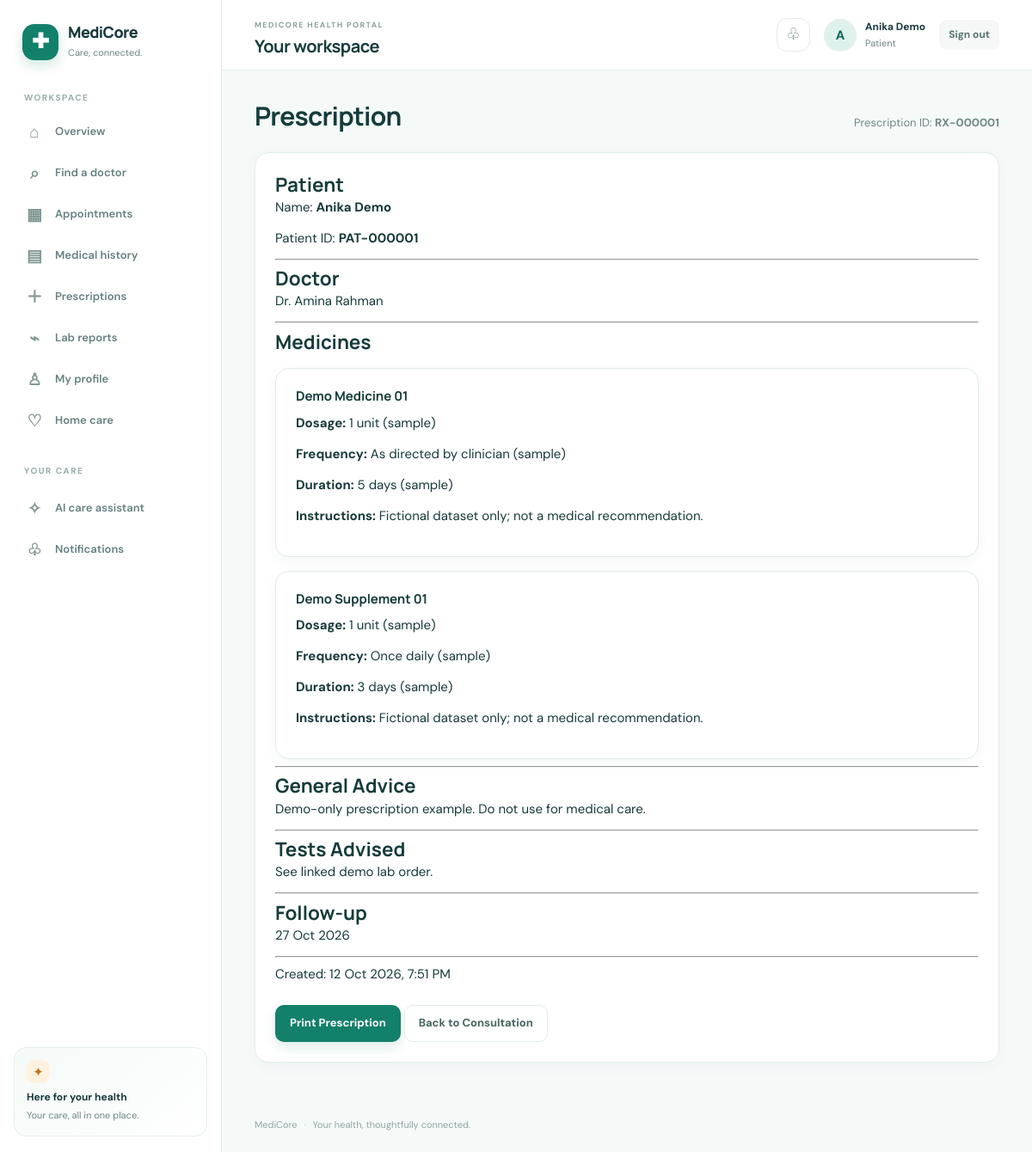
The app's page /medical-records/prescription/1/ (signed in) with its own data.
### apps/accounts/models.py (models this page shows, shortened)
class User(AbstractUser):
    role = models.CharField(
        max_length=20,
        choices=Role.choices,
        default=Role.PATIENT,
    )
    public_id = models.CharField(
        max_length=20,
        unique=True,
        blank=True,
    )
    is_verified = models.BooleanField(default=False)

### apps/medical_records/models.py (models this page shows, shortened)
class Prescription(models.Model):
    class PharmacyStatus(models.TextChoices):
        NOT_DISPENSED = "NOT_DISPENSED", "Not Dispensed"
        PARTIALLY_DISPENSED = "PARTIALLY_DISPENSED", "Partially Dispensed"
        DISPENSED = "DISPENSED", "Dispensed"
    consultation = models.OneToOneField(
        Consultation,
        on_delete=models.PROTECT,
        related_name="prescription",
    )
    patient = models.ForeignKey(
        settings.AUTH_USER_MODEL,
        on_delete=models.PROTECT,
        related_name="prescriptions",
    )
    doctor = models.ForeignKey(
        settings.AUTH_USER_MODEL,
        on_delete=models.PROTECT,
        related_name="doctor_prescriptions",
    )
    prescription_id = models.CharField(
        max_length=30,
        unique=True,
        blank=True,
    )
    pharmacy_status = models.CharField(
        max_length=30,
        choices=PharmacyStatus.choices,
        default=PharmacyStatus.NOT_DISPENSED,
    )
    advice = models.TextField(blank=True)
    tests_advised = models.TextField(blank=True)
    follow_up_date = models.DateField(null=True, blank=True)
    created_at = models.DateTimeField(auto_now_add=True)
    updated_at = models.DateTimeField(auto_now=True)

class PrescriptionMedicine(models.Model):
    prescription = models.ForeignKey(
        Prescription,
        on_delete=models.CASCADE,
        related_name="medicines",
    )
    medicine_name = models.CharField(
        max_length=200,
    )
    dosage = models.CharField(
        max_length=100,
    )
    frequency = models.CharField(
        max_length=100,
    )
    duration = models.CharField(
        max_length=100,
    )
    instructions = models.TextField(
        blank=True,
    )

### apps/medical_records/views.py (the view, shortened to what this page needs)
@login_required
def prescription_detail(request, prescription_id):
    prescription = get_object_or_404(
        Prescription.objects.select_related(
            "patient",
            "doctor",
            "consultation",
        ).prefetch_related("medicines"),
        id=prescription_id,
    )
    if request.user.role == "PATIENT":
        if prescription.patient != request.user:
            return render(
                request,
                "errors/403.html",
                status=403,
            )
    else:
        return render(
            request,
            "errors/403.html",
            status=403,
        )
    return render(
        request,
        "medical_records/prescription_detail.html",
        {
            "prescription": prescription,
        },
    )

### templates/medical_records/prescription_detail.html
{% extends "base.html" %}
{% block content %}
<div class="page-container">
    <div class="page-header">
        <h1>Prescription</h1>
        <p>
            Prescription ID:
            <strong>
                {{ prescription.prescription_id }}
            </strong>
        </p>
    </div>
    <div class="card">
        <div class="card-body">
            <h2>
                Patient
            </h2>
            <p>
                Name:
                <strong>
                    {{ prescription.patient.get_full_name }}
                </strong>
            </p>
            <p>
                Patient ID:
                <strong>
                    {{ prescription.patient.public_id }}
                </strong>
            </p>
            <hr>
            <h2>
                Doctor
            </h2>
            <p>
                Dr. {{ prescription.doctor.get_full_name }}
            </p>
            <hr>
            <h2>
                Medicines
            </h2>
            {% for medicine in prescription.medicines.all %}
                <div
                    class="card"
                    style="margin-top: 16px;"
                >
                    <div class="card-body">
                        <h3>
                            {{ medicine.medicine_name }}
                        </h3>
                        <p>
                            <strong>Dosage:</strong>
                            {{ medicine.dosage }}
                        </p>
                        <p>
                            <strong>Frequency:</strong>
                            {{ medicine.frequency }}
                        </p>
                        <p>
                            <strong>Duration:</strong>
                            {{ medicine.duration }}
                        </p>
                        {% if medicine.instructions %}
                            <p>
                                <strong>Instructions:</strong>
                                {{ medicine.instructions }}
                            </p>
                        {% endif %}
                    </div>
                </div>
            {% empty %}
                <p>
                    No medicines prescribed.
                </p>
            {% endfor %}
            {% if prescription.advice %}
                <hr>
                <h2>
                    General Advice
                </h2>
                <p>
                    {{ prescription.advice }}
                </p>
            {% endif %}
            {% if prescription.tests_advised %}
                <hr>
                <h2>
                    Tests Advised
                </h2>
                <p>
                    {{ prescription.tests_advised }}
                </p>
            {% endif %}
            {% if prescription.follow_up_date %}
                <hr>
                <h2>
                    Follow-up
                </h2>
                <p>
                    {{ prescription.follow_up_date|date:"d M Y" }}
                </p>
            {% endif %}
            <hr>
            <p>
                Created:
                {{ prescription.created_at|date:"d M Y, g:i A" }}
            </p>
            <div style="margin-top: 24px;">
                <button
                    type="button"
                    class="btn btn-primary"
                    onclick="window.print()"
                >
                    Print Prescription
                </button>
                <a
                    href="{% url 'medical_records:consultation_detail' prescription.consultation.id %}"
                    class="btn btn-secondary"
                >
                    Back to Consultation
                </a>
            </div>
        </div>
    </div>
</div>
{% endblock %}

### templates/base.html (shortened to what this page needs)
{% load static %}
<!doctype html>
<html lang="en">
  <head>
    <link rel="stylesheet" href="{% static 'css/base.css' %}" />
    <link rel="stylesheet" href="{% static 'css/components.css' %}" />
    <link rel="stylesheet" href="{% static 'css/pages.css' %}" />
  </head>
  <body>
    {% if request.user.is_authenticated %}
    <div class="app-shell">
      <aside class="sidebar" id="app-sidebar" aria-label="Main navigation">
        <a class="brand" href="{% url 'home' %}">
          <span class="brand-icon" aria-hidden="true">✚</span>
          <span class="brand-copy"><strong>MediCore</strong><small>Care, connected.</small></span>
        </a>
        <div class="nav-caption">WORKSPACE</div>
        <nav class="sidebar-nav">
          {% if request.user.role == 'PATIENT' %}
            <a href="{% url 'patients:dashboard' %}" class="nav-item{% if request.resolver_match.url_name == 'dashboard' and request.resolver_match.namespace == 'patients' %} active{% endif %}"><span class="nav-icon">⌂</span>Overview</a>
            <a href="{% url 'patients:find_doctors' %}" class="nav-item{% if request.resolver_match.url_name == 'find_doctors' %} active{% endif %}"><span class="nav-icon">⌕</span>Find a doctor</a>
            <a href="{% url 'patients:appointments' %}" class="nav-item{% if request.resolver_match.url_name == 'appointments' %} active{% endif %}"><span class="nav-icon">▦</span>Appointments</a>
            <a href="{% url 'patients:medical_history' %}" class="nav-item{% if request.resolver_match.url_name == 'medical_history' %} active{% endif %}"><span class="nav-icon">▤</span>Medical history</a>
            <a href="{% url 'patients:prescriptions' %}" class="nav-item{% if request.resolver_match.url_name == 'prescriptions' %} active{% endif %}"><span class="nav-icon">＋</span>Prescriptions</a>
            <a href="{% url 'patients:lab_reports' %}" class="nav-item{% if request.resolver_match.url_name == 'lab_reports' %} active{% endif %}"><span class="nav-icon">⌁</span>Lab reports</a>
            <a href="{% url 'patients:profile' %}" class="nav-item{% if request.resolver_match.url_name == 'profile' and request.resolver_match.namespace == 'patients' %} active{% endif %}"><span class="nav-icon">♙</span>My profile</a>
            <a href="{% url 'nurses:my_home_care_requests' %}" class="nav-item"><span class="nav-icon">♡</span>Home care</a>
          {% elif request.user.role == 'LAB' %}
            <a href="{% url 'medical_records:lab_orders' %}" class="nav-item active"><span class="nav-icon">⌁</span>Lab orders</a>
          {% elif request.user.role == 'PHARMACIST' %}
            <a href="{% url 'pharmacy:prescriptions' %}" class="nav-item active"><span class="nav-icon">＋</span>Prescriptions</a>
          {% elif request.user.role == 'RECEPTIONIST' %}
            <a href="{% url 'billing:bills' %}" class="nav-item active"><span class="nav-icon">▤</span>Billing</a>
          {% elif request.user.is_superuser or request.user.role == 'ADMIN' %}
            <a href="{% url 'admin:index' %}" class="nav-item"><span class="nav-icon">⚙</span>Administration</a>
          {% endif %}
          <div class="nav-caption nav-caption-spaced">YOUR CARE</div>
          <a href="{% url 'chatbot:page' %}" class="nav-item{% if request.resolver_match.namespace == 'chatbot' %} active{% endif %}"><span class="nav-icon">✧</span>AI care assistant</a>
          <a href="{% url 'notifications:list' %}" class="nav-item{% if request.resolver_match.namespace == 'notifications' %} active{% endif %}"><span class="nav-icon">♧</span>Notifications</a>
        </nav>
        <div class="sidebar-footer">
          <div class="sidebar-help-mark">✦</div>
          <strong>Here for your health</strong>
          <span>Your care, all in one place.</span>
        </div>
      </aside>
      <main class="main-content">
        <header class="topbar">
          <div class="topbar-title-wrap">
            <div><span class="page-label">MEDICORE HEALTH PORTAL</span><h1>{% block page_heading %}Your workspace{% endblock %}</h1></div>
          </div>
          <div class="topbar-actions">
            <a class="icon-button notification-link" href="{% url 'notifications:list' %}" aria-label="Notifications">♧</a>
            <div class="user-mini">
              <div class="avatar">{{ request.user.first_name|default:request.user.username|slice:':1'|upper }}</div>
              <div class="user-details"><strong>{{ request.user.get_full_name|default:request.user.username }}</strong><span>{{ request.user.get_role_display }}</span></div>
            </div>
            <form method="post" action="{% url 'logout' %}" class="logout-form">{% csrf_token %}<button type="submit" class="logout-button">Sign out</button></form>
          </div>
        </header>
    {% endif %}
    {% if request.user.is_authenticated %}<section class="page-content">{% else %}<main class="public-content">{% endif %}
      {% block content %}{% endblock %}
    {% if request.user.is_authenticated %}</section>{% else %}</main>{% endif %}
    {% if request.user.is_authenticated %}
      <footer class="site-footer">MediCore <span>·</span> Your health, thoughtfully connected.</footer>
    </main>
    </div>
    {% else %}
      <footer class="site-footer">MediCore <span>·</span> Your health, thoughtfully connected.</footer>
    </div>
    {% endif %}
  </body>
</html>

### static/css/components.css (style rules this page uses)
.card, .dashboard-card, .content-card { padding: 23px; border: 1px solid var(--border); border-radius: var(--radius-md); background: var(--surface); box-shadow: var(--shadow-sm); }
.btn { display: inline-flex; min-height: 42px; align-items: center; justify-content: center; gap: 8px; padding: 10px 16px; border: 1px solid transparent; border-radius: 10px; font-size: 13px; font-weight: 700; transition: transform .16s ease, background .16s ease, box-shadow .16s ease; }
.btn-primary { background: var(--primary); box-shadow: 0 6px 14px rgba(18,128,106,.15); color: #fff; }
.btn-secondary { border-color: var(--border); background: #fff; color: #476560; }
.page-header { display: flex; align-items: flex-end; justify-content: space-between; gap: 18px; margin-bottom: 23px; }
.page-header h1 { font-size: clamp(22px, 3vw, 30px); letter-spacing: -.8px; }
.page-header p { margin: 6px 0 0; color: var(--muted); font-size: 13px; }
.dashboard-card h3, .card h3 { margin-bottom: 9px; font-size: 15px; }

### records on screen
User: user.first_name "A", user.get_full_name "Anika Demo", user.role "Patient"
Prescription: prescription_id "RX-000001", patient.get_full_name "Anika Demo", patient.public_id "PAT-000001", doctor.get_full_name "Amina Rahman", advice "Demo-only prescription example. Do not use for medical care.", tests_advised "See linked demo lab order.", follow_up_date "27 Oct 2026", created_at "12 Oct 2026, 7:51 PM"
PrescriptionMedicine: medicine_name "Demo Medicine 01", dosage "1 unit (sample)", frequency "As directed by clinician (sample)", duration "5 days (sample)", instructions "Fictional dataset only; not a medical recommendation."
PrescriptionMedicine: medicine_name "Demo Supplement 01", dosage "1 unit (sample)", frequency "Once daily (sample)", duration "3 days (sample)", instructions "Fictional dataset only; not a medical recommendation."
